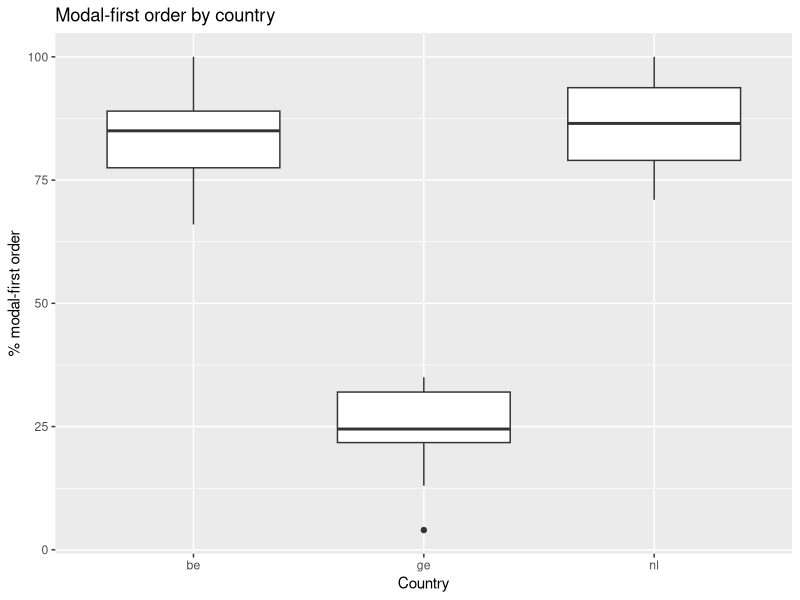

The R source for this figure:
#== Homework 2 =====================================
# LING10 Statistics for Linguistics
# Dartmouth College. February 7, 2026
# Aynura Erejepbaeva
#========================================================================.

#load data
library(ggplot2)
install.packages("car")

#=============================================.
# Exercise 2.1.                             ====
# German modals
#=============================================.

#assign the name of the file
modals <- read.csv("german-modals-20.csv")

str(modals)
table(modals$country)

modals$country <- as.factor(modals$country)

#(a) Explore the data: Draw a chart that describes the phenomenon you’re studying.
ggplot(modals, aes(x = country, y = perc)) +
  geom_boxplot() +
  labs(x = "Country", y = "% modal-first order", title = "Modal-first order by country")

#Choose an appropriate statistical test (one-way ANOVA, two-way ANOVA, repeated measures
#ANOVA). Think of which variables are between-subjects and which variables are within-subjects.

#This is one-way ANOVA.

#Provide evidence that the datasets comply with the assumptions of the test you choose. The
#evidence should include Shapiro-Wilks tests and Levene tests. You can also use density charts,
#QQ-Plots and histograms if you desire.

# country is a factor
modals$country <- as.factor(modals$country)

# Shapiro-Wilk normality test within each country group
by(modals$perc, modals$country, shapiro.test)

#Standard deviation
by(modals$perc, modals$country, sd)

#Mean
by(modals$perc, modals$country, mean)

#P-values
by(modals$perc, modals$country, function(x)
  t.test(x, mu = 0)$p.value
)

# Levene's test for equal variances
library(car)
leveneTest(perc ~ country, data = modals)

#Conduct your test and report your results using the scientific format we used in class. This will
#include the results of the test, the effect size (if your test allows for this), the results of 
#the post hoc tests (if your test allows for this) and a description of interactions if there are any.
anova_res <- aov(perc ~ country, data = modals)
summary(anova_res)

TukeyHSD(anova_res)
